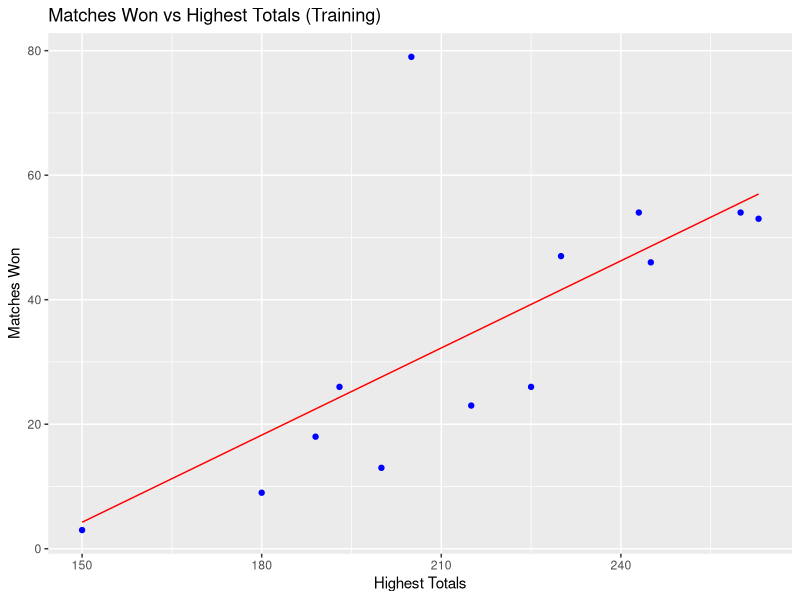
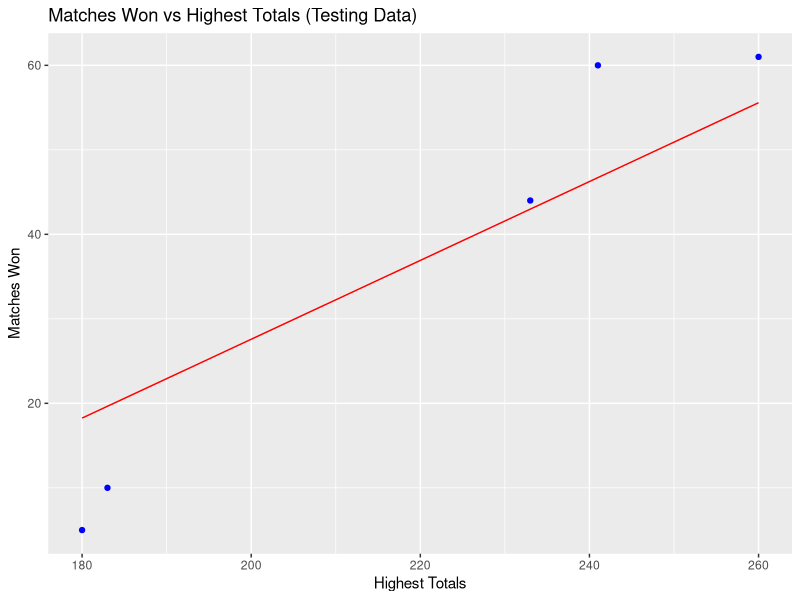

R code for these plots, in order:
setwd("~/RWork/SLR")
library(dplyr)
library(caTools)
library(ggplot2)
library(stringr)
Batting<- read.csv("Team batting.csv", header=TRUE, stringsAsFactors = FALSE)

#Select only Player, Player year, Runs and Batting Avg column
dfbat<-
  Batting %>%
  select(Country, Matches.Won , Highest.Team.Score.Batting)



#Split Training and Testing data
split<- sample.split(dfbat$Matches.Won, SplitRatio = 0.75)

training<-subset(dfbat, split==TRUE)

test<-subset(dfbat, split==FALSE)

#train model for training data
my_model<-lm(formula = Matches.Won ~ Highest.Team.Score.Batting, data= training)

#predict with test data
prediction<-predict(my_model, newdata = test)


#plot for Training data
ggplot()+
  geom_point(aes(x=training$Highest.Team.Score.Batting, y=training$Matches.Won), color = 'blue') +
  geom_line(aes(training$Highest.Team.Score.Batting, y= predict(my_model, newdata= training)), color= 'red') +
  ggtitle('Matches Won vs Highest Totals (Training)')+
  xlab('Highest Totals')+
  ylab('Matches Won')


#plot for testing data
ggplot()+
  geom_point(aes(x=test$Highest.Team.Score.Batting, y=test$Matches.Won), color = 'blue') +
  geom_line(aes(test$Highest.Team.Score.Batting, y= predict(my_model, newdata= test)), color= 'red') +
  ggtitle('Matches Won vs Highest Totals (Testing Data)')+
  xlab('Highest Totals')+
  ylab('Matches Won')



summary(my_model)
#my_model$coefficients

#p-value lower than 0.05 means there is a definite relation between the two variales.

#RSE percentage. Lower the better
sigma(my_model)*100/mean(dfbat$Matches.Won)

#R squared = 0.5431
